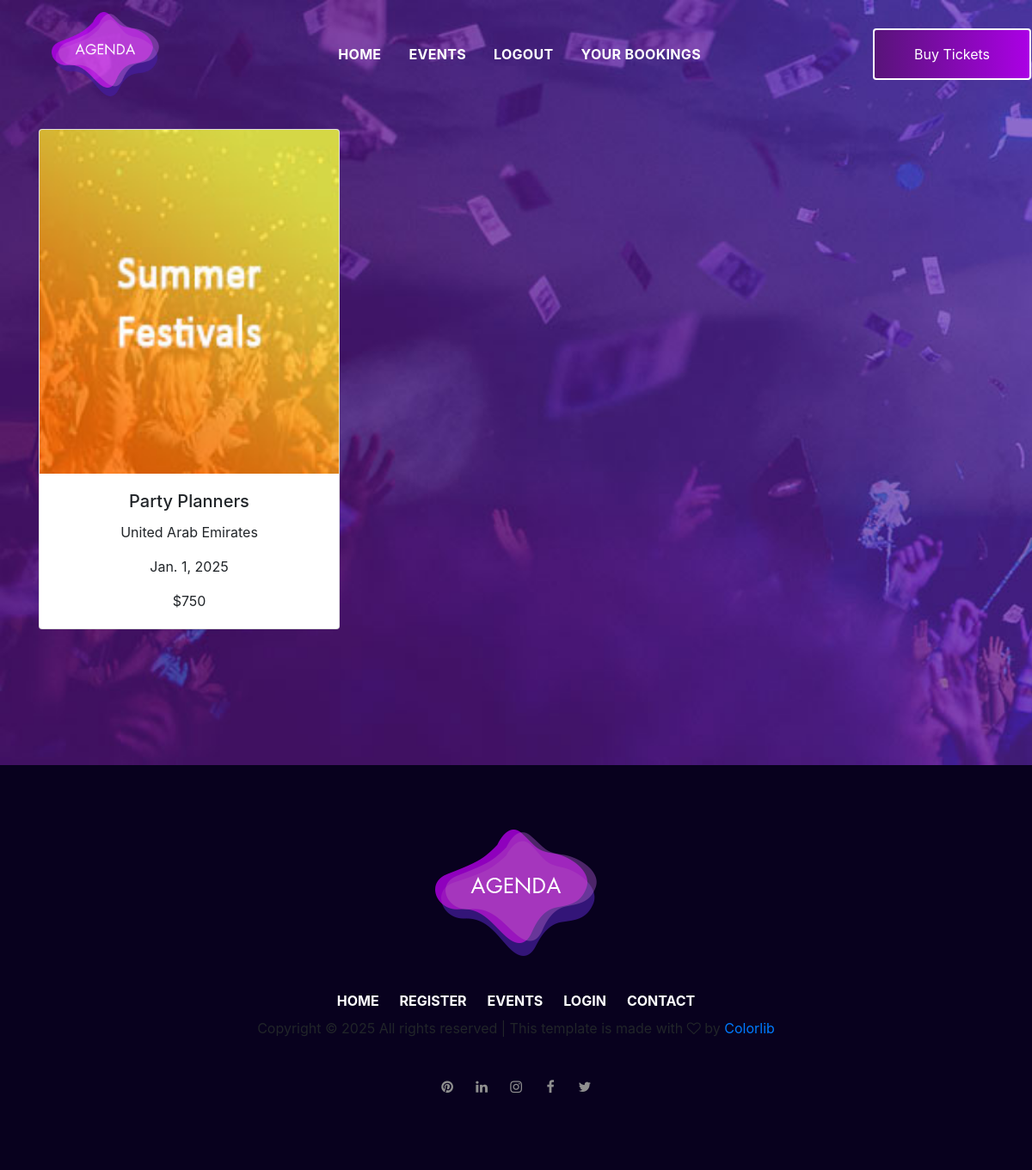
Page /user_bookings/ (signed in) on the committed database.
### App/models.py (models this page shows, shortened)
class EventBook(models.Model):
    event_id = models.ForeignKey(AddEvents, on_delete = models.CASCADE)
    user_id = models.ForeignKey(UserRegister, on_delete = models.CASCADE)
    book_date = models.DateField(auto_now = True)
    company_id = models.ForeignKey(CompanyRegister,on_delete = models.CASCADE, null = True)
    status = models.CharField(max_length = 100, default = "BOOKED", null = True)
    persons = models.IntegerField(null = True)
    credit = models.IntegerField(null = True)
    total_amount = models.IntegerField(null = True)
    def __str__(self):
        return self.event_id.company

class AddEvents(models.Model):
    company = models.CharField(max_length = 100)
    email = models.EmailField(max_length = 100)
    phone = models.IntegerField()
    event = models.CharField(max_length = 100)
    date = models.DateField()
    country = models.CharField(max_length = 100)
    poster = models.ImageField(null=True)
    price = models.CharField(max_length = 100, null=True)
    company_id = models.ForeignKey(CompanyRegister,on_delete = models.CASCADE, null = True)

### App/views.py (the view)
# urls.py: path('user_bookings/',views.user_bookings),
def user_bookings(request):
    user_id = request.session.get('userid')
    bookings = EventBook.objects.filter(user_id__login_id=user_id)
    print(bookings)
    return render(request, "user_bookings.html", {"bookings": bookings})

### templates/user_bookings.html
{% extends 'userBase.html' %}
{% block header %}
<div class="newsletter-subscribe">
    <div class="container">
        <div class="row row-cols-1 row-cols-md-3 g-4">
            {% for i in bookings %}
            <div class=" col-4 mb-2">
                <div class="card">
                    <img src="/static/posters/{{i.event_id.poster}}" class="card-img-top fixed-width fixed-height"
                        alt="{{i.event_id.company}}" />
                    <div class="card-body">
                        <h5 class="card-title">{{i.event_id.company}}</h5>
                        <p class="card-text">{{i.event_id.country}}</p>
                        <p class="card-text">{{i.event_id.date}}</p>
                        <p class="card-text">${{i.total_amount}}</p>
                    </div>
                </div>
            </div>
            {% endfor %}
        </div>
    </div>
</div>
{% endblock %}

### static/style.css (style rules this page uses)
body { color: #2f2f2f; font-family: "Calibri"; }
img { vertical-align: baseline; }
.newsletter-subscribe { padding: 150px 0; background: url("images/newsletter-bg.jpg") no-repeat; background-size: cover; text-align: center; }
.fixed-width { width: 400px; }
.fixed-width { height: 400px; }

### rows in the picture
EventBook: event_id.poster (picture), event_id.company "Party Planners", event_id.country "United Arab Emirates", event_id "Jan. 1, 2025", total_amount "750"
